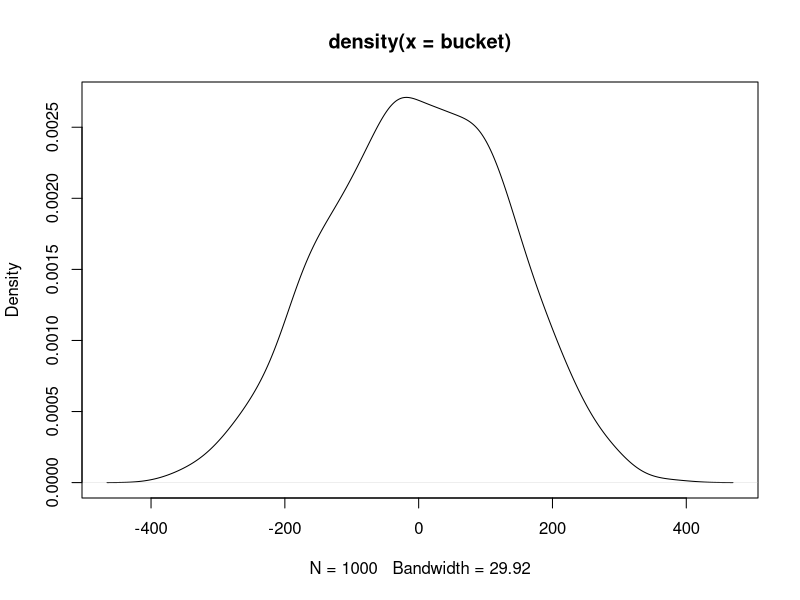

Write the R code that produced this figure.
## ---- chunk 1
knitr::opts_chunk$set(echo = TRUE)
## ---- chunk 2
x=seq(from=-10,to=10,by=2)
y=x
tot=sum(x*y)
tot
## ---- chunk 3
bucket=numeric()
for (i in 1:1000){
  z=sample(y,size = length(x))
  bucket[i]=sum(x*z)
}
## ---- chunk 4
summary(bucket)
plot(density(bucket))
